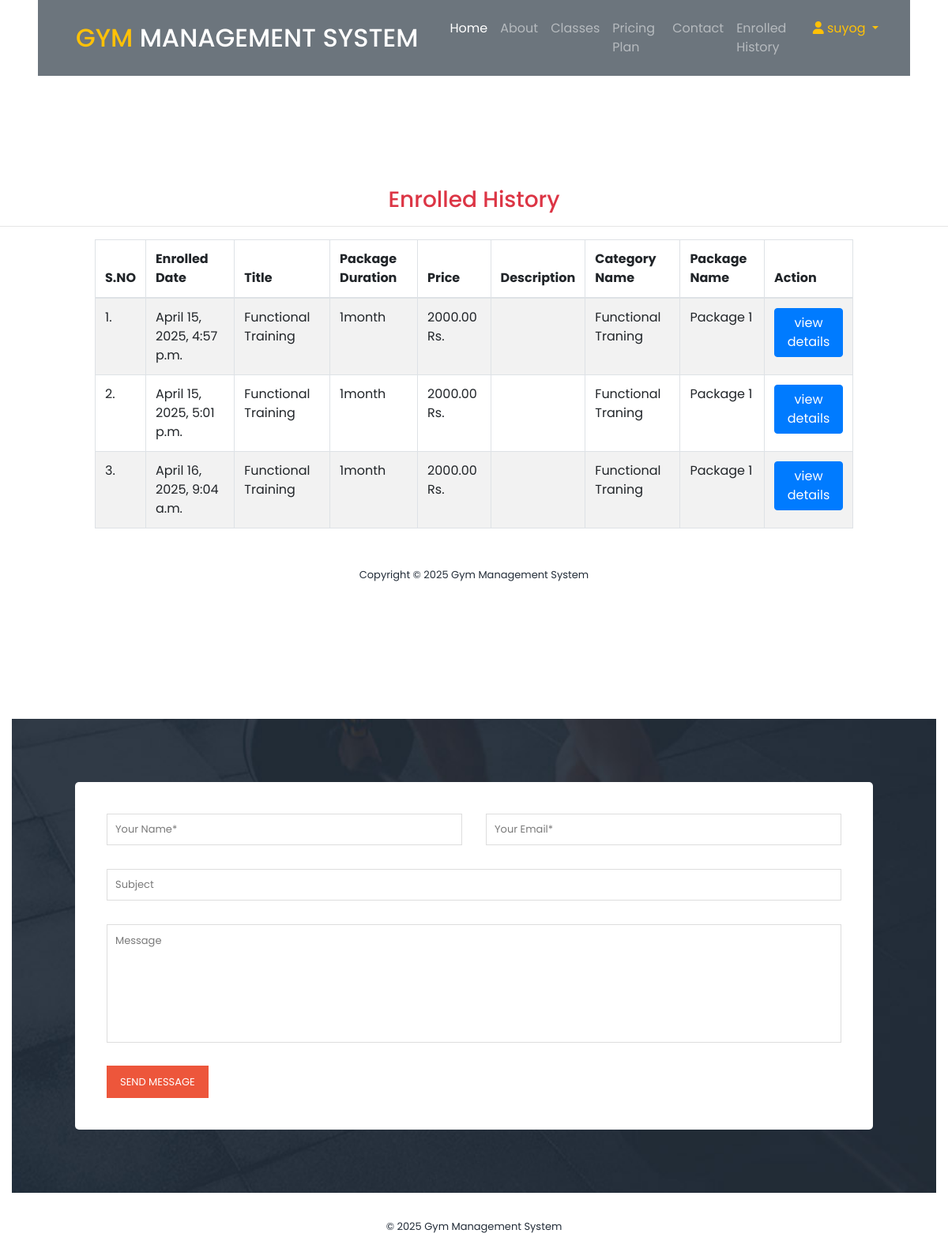
Page /enrolled_history/ (signed in) on the committed database.
### app/models.py (models this page shows, shortened)
class Enroll(models.Model):
    package = models.ForeignKey(Package, on_delete=models.CASCADE, null=True, blank=True)
    register = models.ForeignKey(Signup, on_delete=models.CASCADE, null=True, blank=True)
    enrollnumber = models.CharField(max_length=100, null=True, blank=True)
    status = models.IntegerField(choices=STATUS, default=1)
    creationdate = models.DateTimeField(auto_now_add=True)

class Package(models.Model):
    category = models.ForeignKey(Category, on_delete=models.CASCADE, null=True)
    packagename = models.ForeignKey(Packagetype, on_delete=models.CASCADE, null=True)
    titlename = models.CharField(max_length=200, null=True)
    packageduration = models.CharField(max_length=50, null=True)
    price = models.DecimalField(max_digits=10, decimal_places=2, null=True)
    description = models.TextField(null=True)
    creationdate = models.DateTimeField(auto_now_add=True)

class Category(models.Model):
    categoryname = models.CharField(max_length=200, null=True)
    status = models.CharField(max_length=300, null=True)
    creationdate = models.DateTimeField(auto_now_add=True)

class Packagetype(models.Model):
    category = models.ForeignKey(Category, on_delete=models.CASCADE, null=True)
    packagename = models.CharField(max_length=200, null=True)
    creationdate = models.DateTimeField(auto_now_add=True)
    def __str__(self):
        return self.packagename

### app/views.py (the view)
# urls.py: path('enrolled_history/', enrolled_history, name='enrolled_history'),
@login_required(login_url='/user_login/')
def enrolled_history(request):
    data = Signup.objects.get(user=request.user)
    data = Enroll.objects.filter(register=data)
    return render(request, "enrolled_history.html", locals())

### templates/enrolled_history.html (shortened to what this page needs)
{% extends 'header.html' %}
{% load static %}
{% block main_content %}
<section class="section" id="admin">
    <h3 class="text-center text-danger">Enrolled History</h3>
    <hr/>
    <div class="table-responsive" align="center">
			<table id="example" class="table table-striped table-bordered" style="width:80%">
				<thead>
				<tr>
					<th>S.NO</th>
					<th>Enrolled Date</th>
					<th>Title</th>
					<th>Package Duration</th>
					<th>Price</th>
					<th>Description</th>
					<th>Category Name</th>
					<th>Package Name</th>
					<th>Action</th>
				</tr>
				</thead>
				<tbody>
				{% for i in data %}
				<tr>
					<td>{{forloop.counter}}.</td>
					<td>{{i.creationdate}}</td>
                    <td>{{i.package.titlename}}</td>
                    <td>{{i.package.packageduration}}</td>
                    <td>{{i.package.price}} Rs.</td>
                    <td>{{i.package.description|safe}}</td>
					<td>{{i.package.category.categoryname}}</td>
                    <td>{{i.package.packagename}}</td>
					<td>
						 <a href="{% url 'enrolled_detail' i.id %}">
							 <button type="button" class="btn btn-primary">view details</button>
						 </a>
					</td>
				</tr>
				 {% endfor %}
			</table>
</div>
</section>
<footer>
    <div class="container">
        <div class="row">
            <div class="col-lg-12">
                <p>Copyright &copy;
                    Gym Management System
                </p>
            </div>
        </div>
    </div>
</footer>
</body>
</html>
{% endblock %}

### templates/header.html (shortened to what this page needs)
{% load static %}
<!DOCTYPE html>
<html lang="en">
<head>
    <link rel="stylesheet" href="{% static 'assets/css/bootstrap.min.css' %}">
    <link rel="stylesheet" href="{% static 'assets/css/font-awesome.css' %}">
    <link rel="stylesheet" href="{% static 'assets/css/templatemo-training-studio.css' %}">
    <link rel="stylesheet" href="https://cdnjs.cloudflare.com/ajax/libs/font-awesome/6.0.0/css/all.min.css" />
</head>
<body>
<div class="container-fluid position-relative nav-bar p-0">
    <div class="position-relative px-lg-5" style="z-index: 9;">
        <nav class="navbar navbar-expand-lg bg-secondary navbar-dark py-3 py-lg-3 pl-3 pl-lg-5">
            <a href="/" class="navbar-brand">
                <h2 class="text-uppercase text-warning mb-0">Gym <span class="text-white">Management System</span></h2>
            </a>
            <div class="collapse navbar-collapse justify-content-between px-3" id="navbarCollapse">
                <ul class="navbar-nav ml-auto py-0">
                    <li class="nav-item"><a href="/" class="nav-link active">Home</a></li>
                    <li class="nav-item"><a href="#features" class="nav-link">About</a></li>
                    <li class="nav-item"><a href="#our-classes" class="nav-link">Classes</a></li>
                    <li class="nav-item"><a href="#trainers" class="nav-link">Pricing Plan</a></li>
                    <li class="nav-item"><a href="#contact-us" class="nav-link">Contact</a></li>
                    {% if request.user.is_authenticated %}
                        <li class="nav-item"><a href="/enrolled_history/" class="nav-link">Enrolled History</a></li>
                        <li class="nav-item dropdown">
                            <span class="nav-link dropdown-toggle text-warning" >
                                <i class="fa fa-user"></i> {{ request.user.first_name }}
                            </span>
                        </li>
                    {% else %}
                        <li class="nav-item"><a href="/login" class="nav-link">Login</a></li>
                    {% endif %}
                </ul>
            </div>
        </nav>
    </div>
</div>
<div class="main">
    {% block main_content %}
    {% endblock %}
<section class="section" id="contact-us">
    <div class="container-fluid">
        <div class="row">
            <div class="col-lg-12 col-md-6 col-xs-12">
                <div class="contact-form">
                    <form id="contact" action="" method="post">
                        <div class="row">
                            <div class="col-md-6">
                                <input name="name" type="text" id="name" placeholder="Your Name*" required>
                            </div>
                            <div class="col-md-6">
                                <input name="email" type="email" id="email" placeholder="Your Email*" required>
                            </div>
                            <div class="col-md-12">
                                <input name="subject" type="text" id="subject" placeholder="Subject">
                                <textarea name="message" rows="6" id="message" placeholder="Message" required></textarea>
                                <button type="submit" id="form-submit" class="main-button">Send Message</button>
                            </div>
                        </div>
                    </form>
                </div>
            </div>
        </div>
    </div>
</section>
<footer>
    <div class="container text-center">
        <p>© <script>document.write(new Date().getFullYear());</script> Gym Management System</p>
    </div>
</footer>
</body>
</html>

### static/assets/css/templatemo-training-studio.css (style rules this page uses)
html, body, div, span, applet, object, iframe, h1, h2, h3, h4, h5, h6, p, blockquote, div pre, a, abbr, acronym, address, big, cite, code, del, dfn, em, font, img, ins, kbd, q, s, samp, small, strike, strong, sub, sup, tt, var, b, u, i, center, dl, dt, dd, ol, ul, li, figure, header, nav, section, article, aside, footer, figcaption { margin: 0; padding: 0; border: 0; outline: 0; }
ul, li { padding: 0; margin: 0; list-style: none; }
header, nav, section, article, aside, footer, hgroup { display: block; }
* { box-sizing: border-box; }
html, body { font-family: 'Poppins', sans-serif; font-weight: 400; background-color: #fff; font-size: 16px; -ms-text-size-adjust: 100%; -webkit-font-smoothing: antialiased; -moz-osx-font-smoothing: grayscale; }
a { text-decoration: none !important; }
h1, h2, h3, h4, h5, h6 { margin-top: 0px; margin-bottom: 0px; }
ul { margin-bottom: 0px; }
p { font-size: 14px; line-height: 25px; color: #7a7a7a; }
html, body { background: #fff; font-family: 'Poppins', sans-serif; }
#contact-us { margin-top: 140px; }
#contact-us .contact-form { padding: 80px; background-image: url(../images/contact-bg.jpg); background-position: center center; background-repeat: no-repeat; background-size: cover; }
#contact-us .contact-form #contact { background-color: #fff; padding: 40px; border-radius: 5px; }
.contact-form input, .contact-form textarea { color: #7a7a7a; font-size: 13px; border: 1px solid #ddd; background-color: #fff; width: 100%; height: 40px; outline: none; line-height: 40px; padding: 0px 10px; -webkit-appearance: none; -moz-appearance: none; appearance: none; margin-bottom: 30px; }
.contact-form textarea { height: 150px; resize: none; }
.contact-form ::placeholder { color: #7a7a7a; }
.contact-form button { display: inline-block; font-size: 13px; padding: 11px 17px; background-color: #ed563b; color: #fff; text-align: center; font-weight: 400; text-transform: uppercase; transition: all .3s; border: none; outline: none; margin-top: -8px; }
#admin { margin-top: 140px; }
footer { text-align: center; padding: 30px 0px; }
footer p { color: #232d39; font-size: 13px; }

### templates/header.html (style rules this page uses)
.dropdown { position: relative; display: inline-block; }
.dropdown-toggle { cursor: pointer; }

### rows in the picture
Enroll: creationdate "April 15, 2025, 4:57 p.m.", package.titlename "Functional Training", package.packageduration "1month", package.price "2000.00", package.category.categoryname "Functional Traning", package.packagename "Package 1"
Enroll: creationdate "April 15, 2025, 5:01 p.m.", package.titlename "Functional Training", package.packageduration "1month", package.price "2000.00", package.category.categoryname "Functional Traning", package.packagename "Package 1"
Enroll: creationdate "April 16, 2025, 9:04 a.m.", package.titlename "Functional Training", package.packageduration "1month", package.price "2000.00", package.category.categoryname "Functional Traning", package.packagename "Package 1"

### other values in the picture
{{ request.user.first_name }} "suyog"
